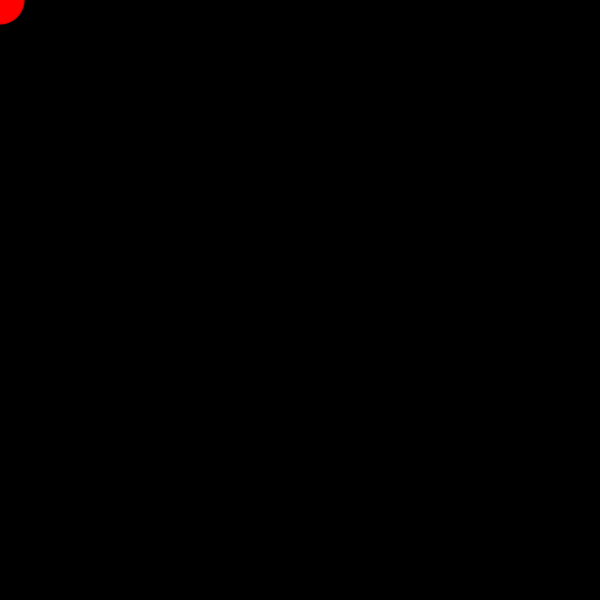
Frame 1 (no input)
Frame 60 (the mouse pressed at the canvas centre just before this capture): identical to frame 1, image omitted
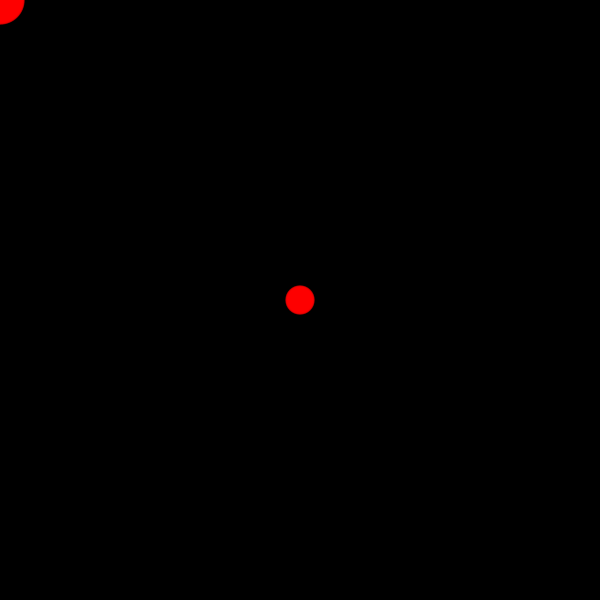
Frame 120 (the mouse held since frame 60 and released just before this capture)

The Processing sketch that drew these frames (run headless with seeded random() and noise(); from frame 60 on, the mouse is pressed at the canvas centre):

// Processing sketch: ejemplo_array2_serpiente
// ── ejemplo_array2_serpiente.pde
int num = 100;
int[] x = new int[num];
int[] y = new int[num];

void setup() {
  size(600, 600);
  noStroke();
  fill(255,0,0, 102);
}

void draw() {
  background(0);
  // Shift the values to the right
  for (int i = num-1; i > 0; i--) {
    x[i] = x[i-1];
    y[i] = y[i-1];
  }
  // Add the new values to the beginning of the array
  x[0] = mouseX;
  y[0] = mouseY;
  // Draw the circles
  for (int i = 1; i < num; i++) {
    noStroke();
    circle(x[i], y[i], i/2.0);
    stroke(255);
    //line(x[i], y[i], x[i-1], y[i-1]);
  }
}
